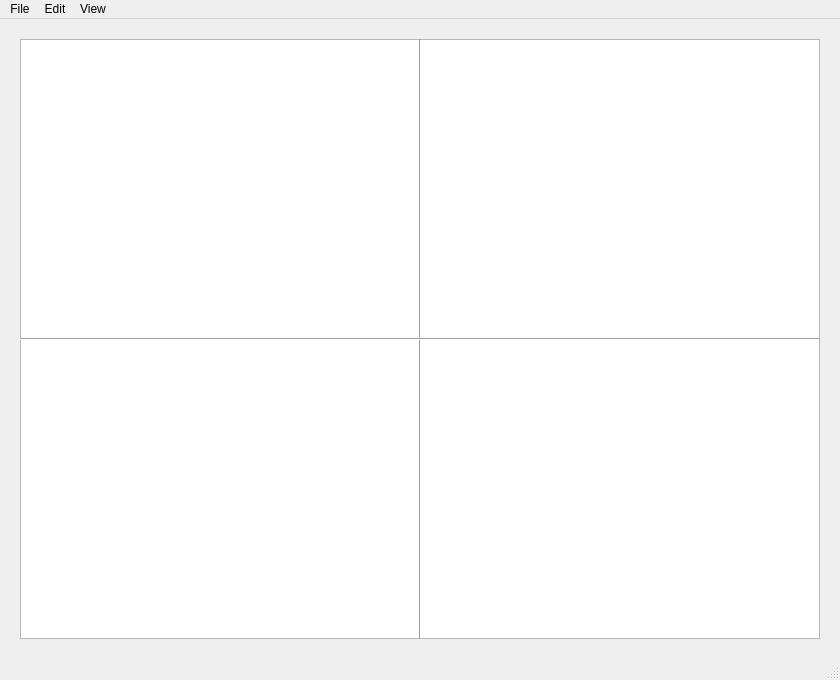
<?xml version="1.0" encoding="UTF-8"?>
<ui version="4.0">
 <class>MainWindow</class>
 <widget class="QMainWindow" name="MainWindow">
  <property name="geometry">
   <rect>
    <x>0</x>
    <y>0</y>
    <width>840</width>
    <height>680</height>
   </rect>
  </property>
  <property name="windowTitle">
   <string>Wii Balance</string>
  </property>
  <property name="windowOpacity">
   <double>1.000000000000000</double>
  </property>
  <property name="autoFillBackground">
   <bool>false</bool>
  </property>
  <property name="documentMode">
   <bool>true</bool>
  </property>
  <property name="dockNestingEnabled">
   <bool>true</bool>
  </property>
  <property name="unifiedTitleAndToolBarOnMac">
   <bool>true</bool>
  </property>
  <widget class="QWidget" name="centralwidget">
   <widget class="QGraphicsView" name="graphicsView">
    <property name="geometry">
     <rect>
      <x>20</x>
      <y>20</y>
      <width>800</width>
      <height>600</height>
     </rect>
    </property>
   </widget>
   <widget class="Line" name="lineVert">
    <property name="geometry">
     <rect>
      <x>415</x>
      <y>20</y>
      <width>10</width>
      <height>600</height>
     </rect>
    </property>
    <property name="lineWidth">
     <number>1</number>
    </property>
    <property name="orientation">
     <enum>Qt::Vertical</enum>
    </property>
   </widget>
   <widget class="Line" name="line">
    <property name="geometry">
     <rect>
      <x>20</x>
      <y>315</y>
      <width>800</width>
      <height>10</height>
     </rect>
    </property>
    <property name="orientation">
     <enum>Qt::Horizontal</enum>
    </property>
   </widget>
  </widget>
  <widget class="QMenuBar" name="menubar">
   <property name="geometry">
    <rect>
     <x>0</x>
     <y>0</y>
     <width>840</width>
     <height>29</height>
    </rect>
   </property>
   <widget class="QMenu" name="menuFile">
    <property name="title">
     <string>File</string>
    </property>
    <addaction name="actionClose"/>
   </widget>
   <widget class="QMenu" name="menuEdit">
    <property name="title">
     <string>Edit</string>
    </property>
   </widget>
   <widget class="QMenu" name="menuView">
    <property name="title">
     <string>View</string>
    </property>
   </widget>
   <addaction name="menuFile"/>
   <addaction name="menuEdit"/>
   <addaction name="menuView"/>
  </widget>
  <widget class="QStatusBar" name="statusbar"/>
  <action name="actionClose">
   <property name="text">
    <string>Close</string>
   </property>
  </action>
 </widget>
 <resources/>
 <connections/>
</ui>
